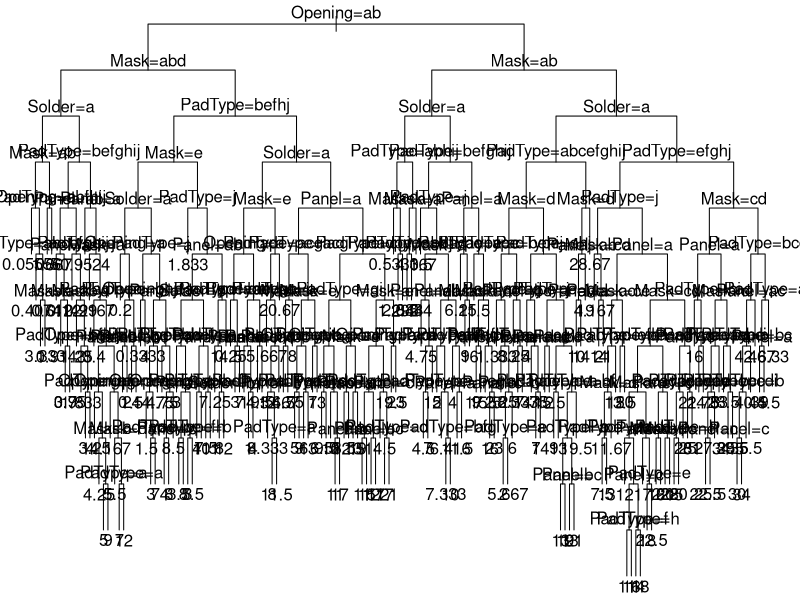
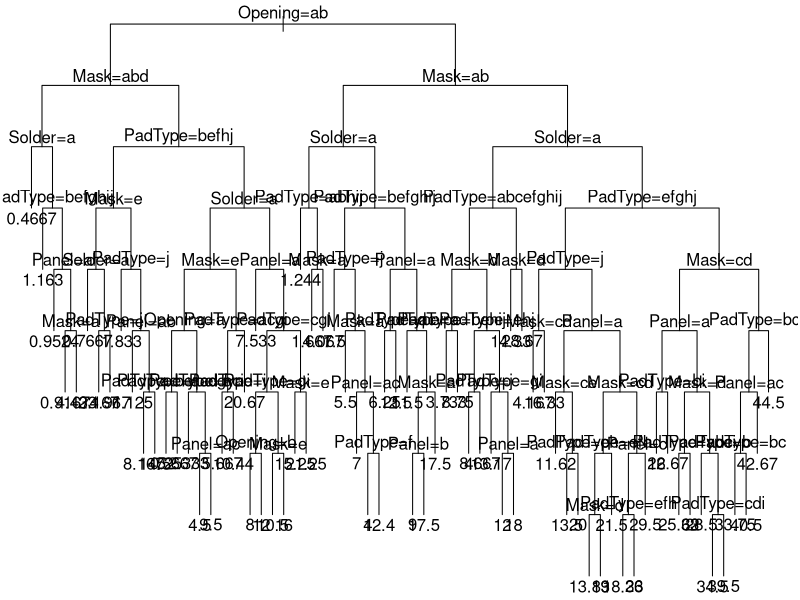
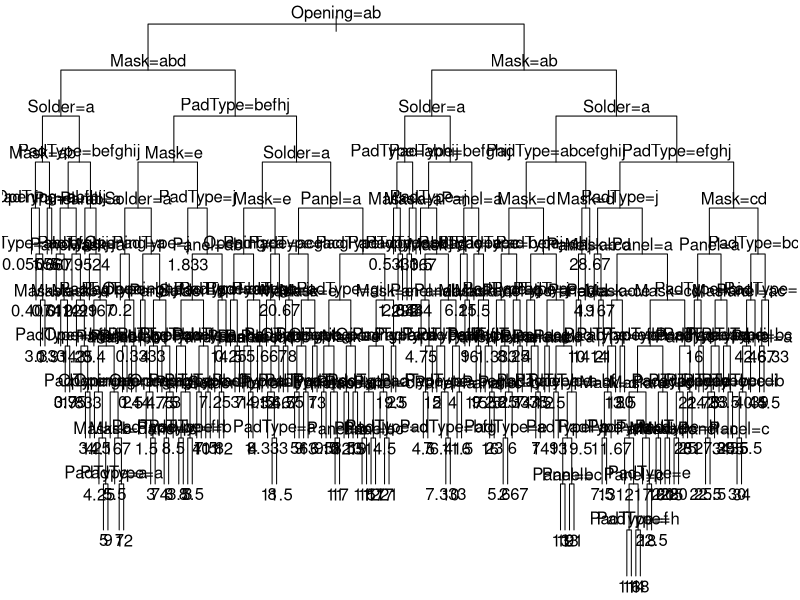
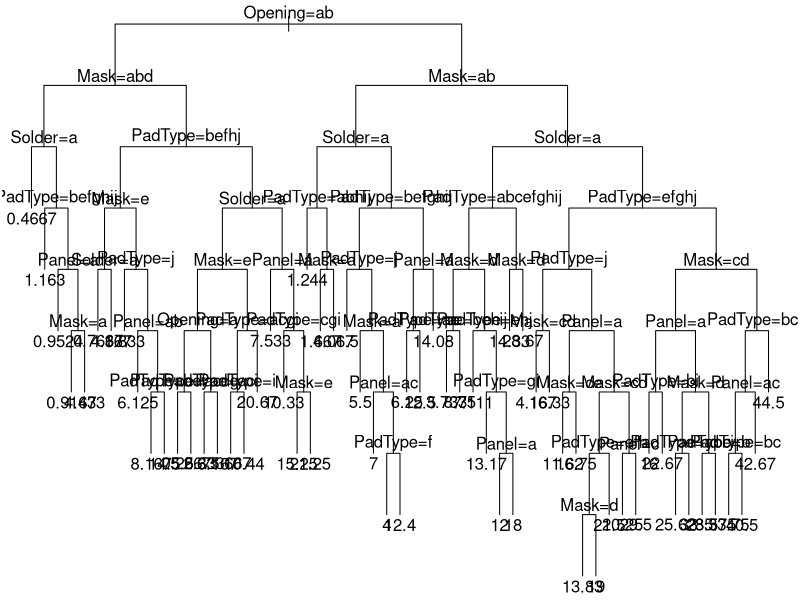
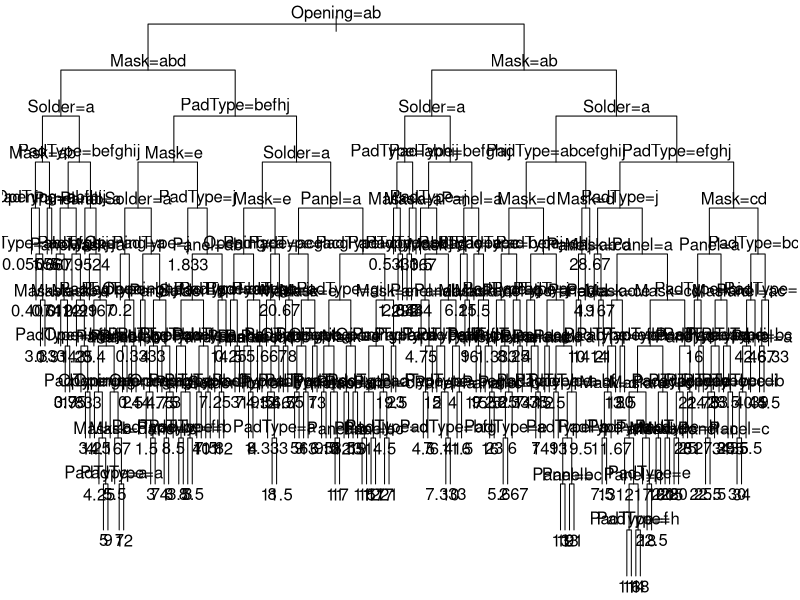
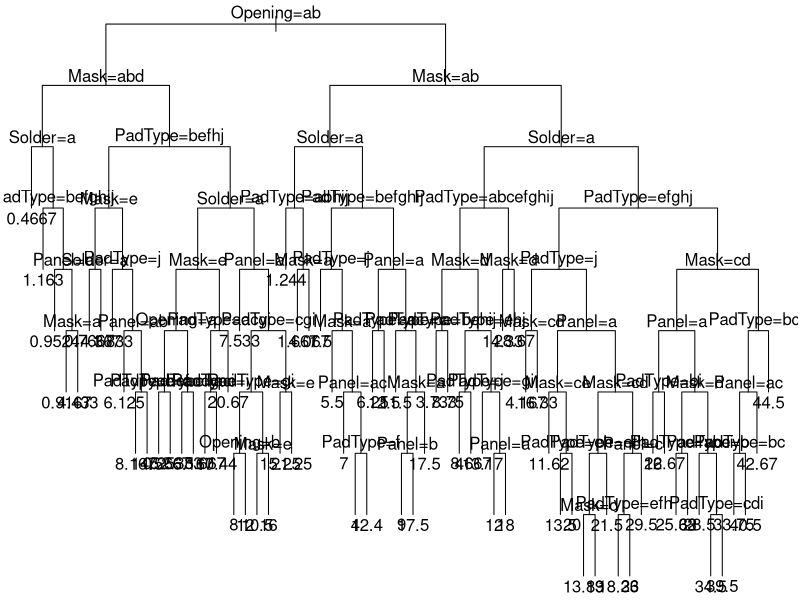

Write the R code that produced these figures, in order.
#Installing rpart package#
install.packages("rpart",dependencies = TRUE)
library(rpart)

#####Analysis of Solder dataset#####
data(solder)
solder
str(solder)

#Creating a rpart model#
s <- rpart(skips~.,data=solder,method="anova",control = rpart.control(minsplit=2,cp = 0.0001))

#Printing the decision tree plot#
par(mar=rep(0.1,4))
plot(s,uniform=T,compress = T)
text(s,xpd=TRUE)

#Listing the important attributes#
s$variable.importance

#Pruning the tree#
printcp(s)
pruneTrees <- prune(s, cp=(s$cptable[which.min(s$cptable[, "xerror"]), "CP"]))
par(mar=rep(0.1,4))
plot(pruneTrees,uniform=T,compress = T)
text(pruneTrees)

#Dividing the dataset into 2 parts of 80%-20% #
set.seed(123)
train <- sample(nrow(solder),size =576 )
trainingData <- solder[train,]
testData <- solder[-train,]
nrow(trainingData)
nrow(testData)

trainModel <-rpart(skips~.,data=solder,method="anova",control = rpart.control(minsplit=2,cp = 0.0001))
par(mar=rep(0.1,4))
plot(trainModel,uniform=T,compress = T)
text(trainModel)

#Creating pruned tree of training data#
printcp(trainModel)
trainModel.cp <- trainModel$cptable[which.min(trainModel$cptable[, "xerror"]), "CP"]
pruneTrainModel<- prune(trainModel, trainModel.cp)
par(mar=rep(0.1,4))
plot(pruneTrainModel,uniform=T,compress = T)
text(pruneTrainModel)

#Predicting test data values by using the pruned training dataset$
prediction <- predict(pruneTrainModel,testData,type="vector")
prediction
predTable <- table(prediction,testData$skips)
predTable

#Calculating accuracy#
accuracy <- sum(diag(predTable))/sum(predTable)
accuracy*(100)

#Dividing the dataset into 2 parts of 90%-10% #
train2 <- sample(nrow(solder),size = 648)
trainingData2 <- solder[train2,]
testData2 <- solder[-train2,]
nrow(trainingData2)
nrow(testData2)

trainModel2 <-rpart(skips~.,data=solder,method="anova",control = rpart.control(minsplit=2,cp = 0.0001))
par(mar=rep(0.1,4))
plot(trainModel2,uniform=T,compress = T)
text(trainModel2)

#Creating pruned tree of training data#
printcp(trainModel2)
trainModel2.cp <- trainModel2$cptable[which.min(trainModel2$cptable[, "xerror"]), "CP"]
pruneTrainModel2<- prune(trainModel2, trainModel2.cp)
par(mar=rep(0.1,4))
plot(pruneTrainModel2,uniform=T,compress = T)
text(pruneTrainModel2)

#Predicting test data values by using the pruned training dataset$
prediction2 <- predict(pruneTrainModel2,testData2,type = "vector")
prediction2
predTable2 <- table(prediction2,testData2$skips)
predTable2

#Calculating accuracy#
accuracy2 <- sum(diag(predTable2))/sum(predTable2)
accuracy2*100

